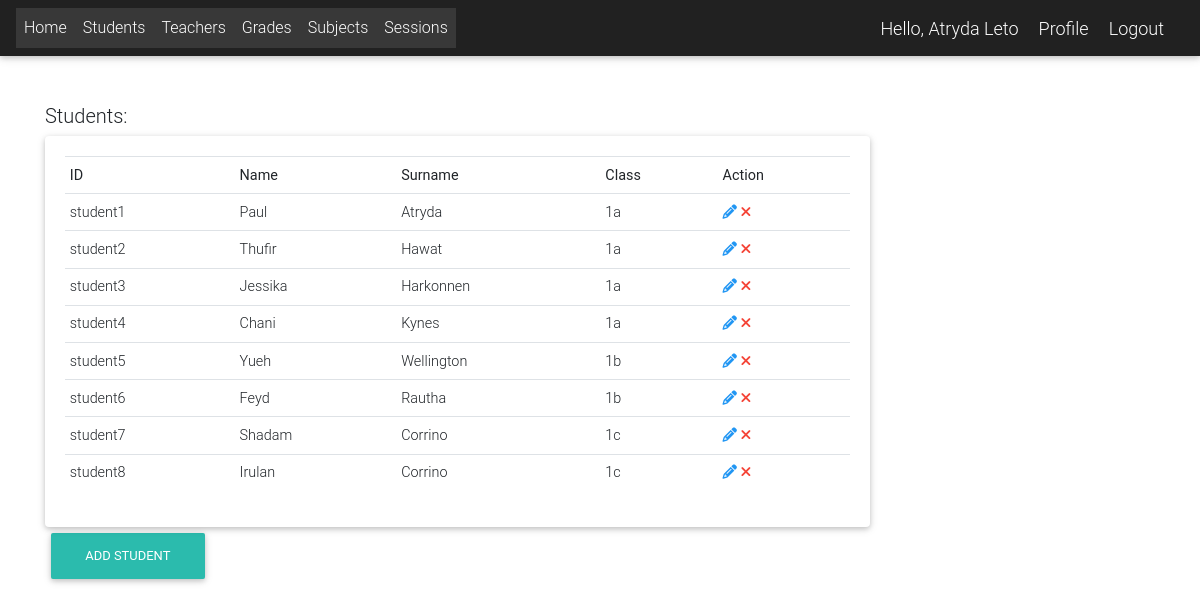
/student_list/ (signed in), run on an earlier commit of the app's database.
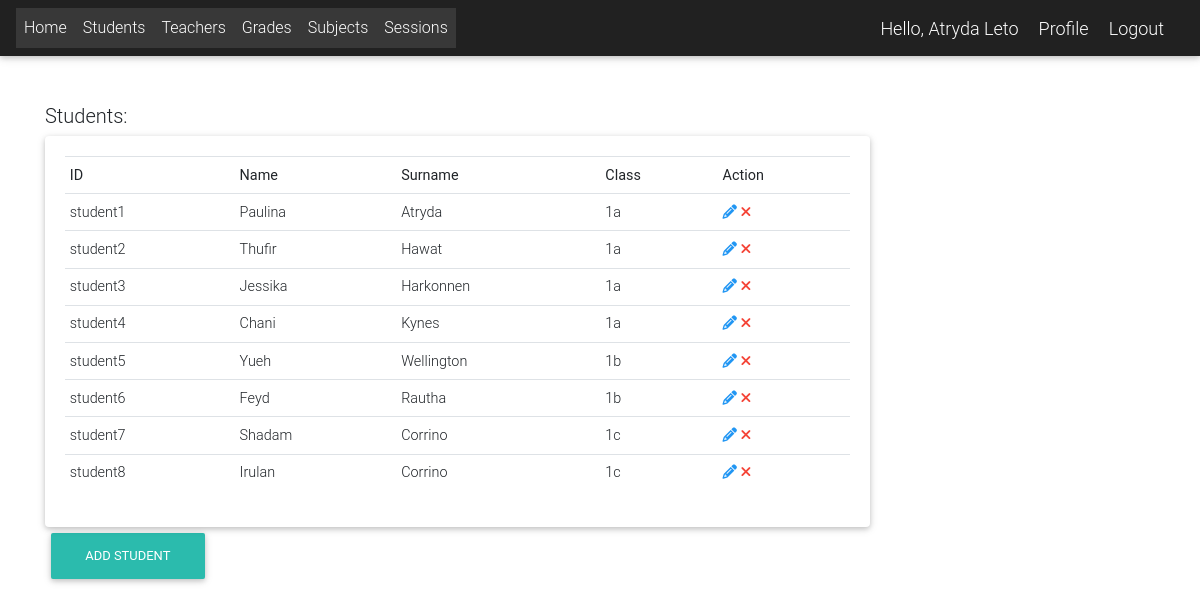
And on a later commit of the database.
### app/models.py (models this page shows, shortened)
class Student(models.Model):
    user = models.OneToOneField(User, on_delete=models.CASCADE)
    id_number = models.CharField(max_length=20, unique=True)
    students_class = models.CharField(choices=BRANCH, max_length=1, blank=True, null=True)
    year = models.CharField(choices=YEAR, max_length=1, blank=True, null=True)

class User(AbstractUser):
    is_student = models.BooleanField(default=False)
    is_teacher = models.BooleanField(default=False)
    is_director = models.BooleanField(default=False)
    phone = models.CharField(max_length=60, blank=True, null=True)
    address = models.CharField(max_length=60, blank=True, null=True)
    email = models.EmailField(blank=True, null=True)
    username_validator = ASCIIUsernameValidator()
    def get_full_name(self):
        full_name = self.username
        if self.first_name and self.last_name:
            full_name = self.last_name + " " + self.first_name
        return full_name

### app/decorators.py (the view)
    def wrapped_func(request, *args, **kwargs):
        request = is_logged_in(request)
        resp = func(request, *args, **kwargs)
        return resp

### app/utils.py (called while the page is built)
def is_logged_in(request):
    if request.user.is_authenticated:
        return request
    raise PermissionDenied

### app/views.py (called while the page is built)
@login_required
def student_list(request):
    if request.user.is_student:
        students = Student.objects.filter(students_class=request.user.student.students_class) \
            .filter(year=request.user.student.year)
    else:
        students = Student.objects.all()
    context = {
        'students': students,
    }
    return render(request, 'students/student_list.html', context)

### templates/students/student_list.html (shortened to what this page needs)
{% extends 'Links.html' %}
{% block content %}
    <div class="container ">
        <br><br>
        <div class="row">
            <div class="col-md-9">
                {% if  request.user.is_student %}
                    <h5>Students from {{ request.user.student.year }}{{ request.user.student.students_class }}
                        class:</h5>
                {% else %}
                    <h5>Students:</h5>
                {% endif %}
                <div class="card card-body">
                    <table class="table table-sm">
                        <tr>
                            <th>ID</th>
                            <th>Name</th>
                            <th>Surname</th>
                            <th>Class</th>
                            {% if request.user.is_superuser or request.user.is_director %}
                                <th>Action</th>
                            {% endif %}
                        </tr>
                        {% for s in students %}
                            <tr>
                                <td>{{ s.id_number }} </td>
                                <td>{{ s.user.first_name }} </td>
                                <td>{{ s.user.last_name }} </td>
                                <td>{{ s.year }}{{ s.students_class }} </td>
                                {% if request.user.is_superuser or request.user.is_director %}
                                    <td>
                                        <a data-toggle="tooltip" title="Edit" href="{% url 'edit_student' pk=s.pk %}"
                                           class="blue-text"><i class="fa fa-pencil"></i></a>
                                        <a data-toggle="tooltip" title="Delete"
                                           href="{% url 'delete_student' pk=s.pk %}" class="red-text"><i
                                                class="fa fa-times"></i></a>
                                    </td>
                                {% endif %}
                            </tr>
                        {% endfor %}
                    </table>
                </div>
                {% if request.user.is_superuser or request.user.is_director %}
                    <a class="btn btn-default btn-rounded mb-4" href="{% url 'student_add' %}" role="button">Add
                        Student</a>
                {% endif %}
            </div>
        </div>
        <br><br>
    </div>
{% endblock %}

What changed in the data, as far as the page shows it:
changed through a linked row, Student "student1": user.first_name "Paul" → "Paulina"
